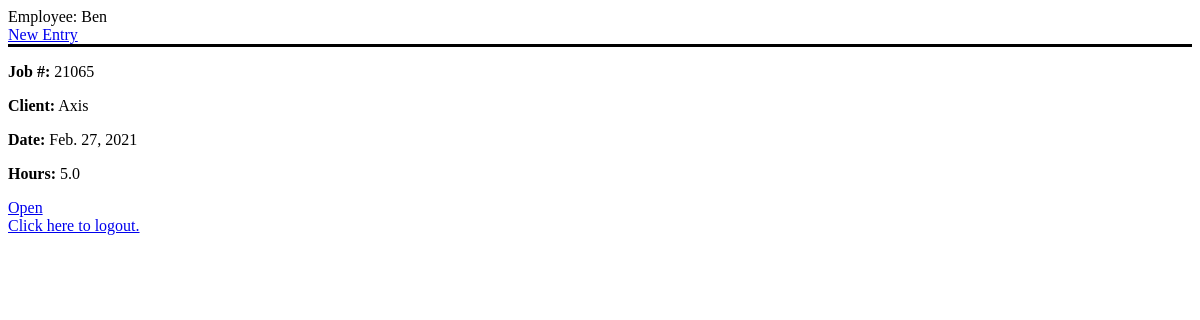
Before: /worklog/timesheet/ (signed in) with the older database file.
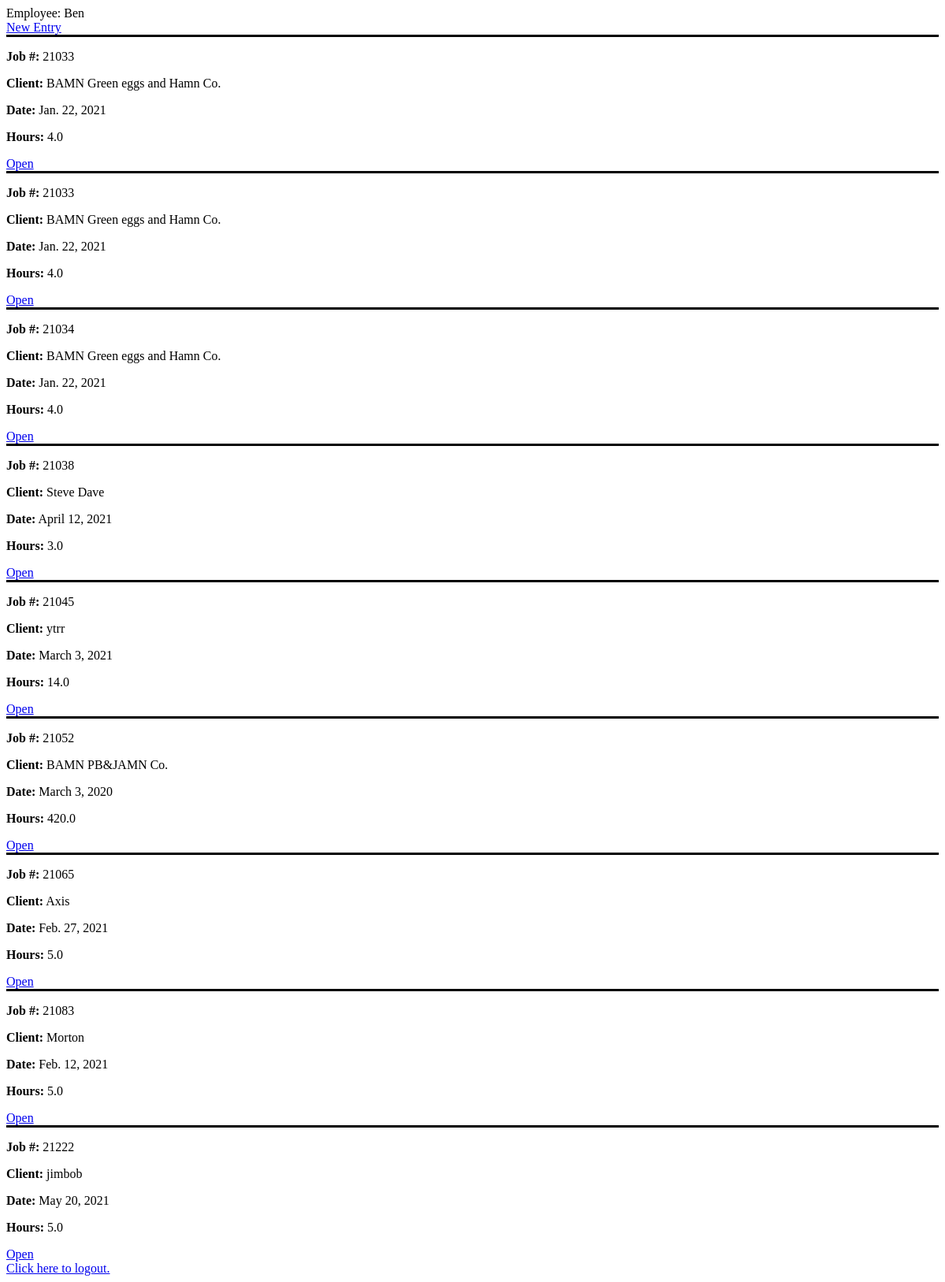
After: the same page with the newer database file.
### worklog/models.py (models this page shows)
class Entry(models.Model):
    job_number = models.IntegerField()
    client_name = models.CharField(max_length=100)
    project_ref = models.CharField(max_length=100)
    employee_name = models.ForeignKey(User, on_delete=models.SET_NULL, null=True, blank=True)
    hours = models.FloatField()
    date = models.DateField()
    work_type = models.CharField(max_length=100)
    work_description = models.TextField()

### worklog/views.py (the view)
# urls.py: path('timesheet/', views.TimesheetView.as_view(),name="timesheet"),
class TimesheetView(LoginRequiredMixin,generic.ListView):
    context_object_name = 'timesheet_view'
    template_name = 'worklog/timesheet.html'
    def get_queryset(self):
        entry_log = Entry.objects.filter(employee_name=self.request.user).order_by('date').order_by('job_number')
        for log in entry_log:
            print(log.date.day)
        return entry_log

### worklog/templates/worklog/timesheet.html
{% if user.is_authenticated %}
Employee: {{ user.get_username }}
<div>
        <a href="{% url 'entry_create'%}" class="btn">New Entry</a>
</div>
{% if timesheet_view %}
{% for entry in timesheet_view %}
    <div style='border-top:solid'>
        <p><b>Job #:</b> {{entry.job_number}}</p>
        <p><b>Client:</b> {{entry.client_name}}</p>
        <p><b>Date:</b> {{entry.date}}</p>
        <p><b>Hours:</b> {{entry.hours}}</p>
        <div>
            <a href="{% url 'entry_update' entry.id %}" class="btn">Open</a>
        </div>
    </div>
{% endfor %}
{% else %}
    No Entries
{% endif %}
<a href="{% url 'logout'%}">Click here to logout.</a>
{% else %}
<a href="{% url 'login'%}?next={{request.path}}">Login</a>
{% endif %}

Changed rows visible on the page:
added Entry: job_number "21033", client_name "BAMN Green eggs and Hamn Co.", date "Jan. 22, 2021", hours "4.0"
added Entry: job_number "21033", client_name "BAMN Green eggs and Hamn Co.", date "Jan. 22, 2021", hours "4.0"
added Entry: job_number "21034", client_name "BAMN Green eggs and Hamn Co.", date "Jan. 22, 2021", hours "4.0"
added Entry: job_number "21038", client_name "Steve Dave", date "April 12, 2021", hours "3.0"
added Entry: job_number "21045", client_name "ytrr", date "March 3, 2021", hours "14.0"
added Entry: job_number "21052", client_name "BAMN PB&JAMN Co.", date "March 3, 2020", hours "420.0"
added Entry: job_number "21083", client_name "Morton", date "Feb. 12, 2021", hours "5.0"
added Entry: job_number "21222", client_name "jimbob", date "May 20, 2021", hours "5.0"
